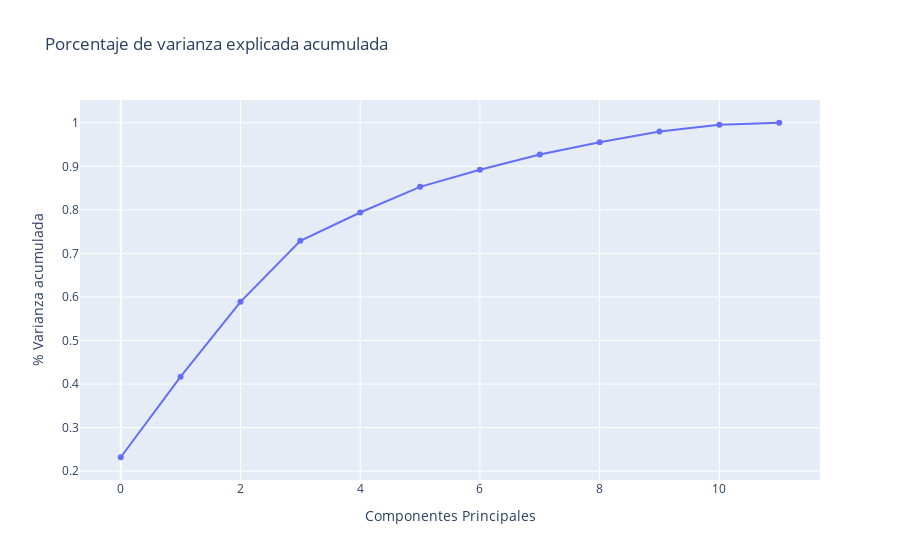

This figure's notebook cell:
### Code cell
fig = go.Figure()

var_acum = pca.explained_variance_ratio_.cumsum()

fig.add_trace(go.Scatter(
    x=[x for x in range(len(var_acum))], 
    y=var_acum,
    mode='lines+markers'
))

fig.update_layout(
    title="Porcentaje de varianza explicada acumulada",
    xaxis_title="Componentes Principales",
    yaxis_title="% Varianza acumulada"
)

fig.show()

### Figure 1 — Plotly figure (JSON) as saved in the notebook; plotly's stock layout.template omitted (floating-point values rounded to 4 significant figures)
{"data": [{"mode": "lines+markers", "type": "scatter", "x": [0, 1, 2, 3, 4, 5, 6, 7, 8, 9, 10, 11], "y": [0.232, 0.4171, 0.5888, 0.7291, 0.794, 0.8529, 0.892, 0.9271, 0.9553, 0.98, 0.9954, 1.0]}], "layout": {"title": {"text": "Porcentaje de varianza explicada acumulada"}, "xaxis": {"title": {"text": "Componentes Principales"}}, "yaxis": {"title": {"text": "% Varianza acumulada"}}}}
